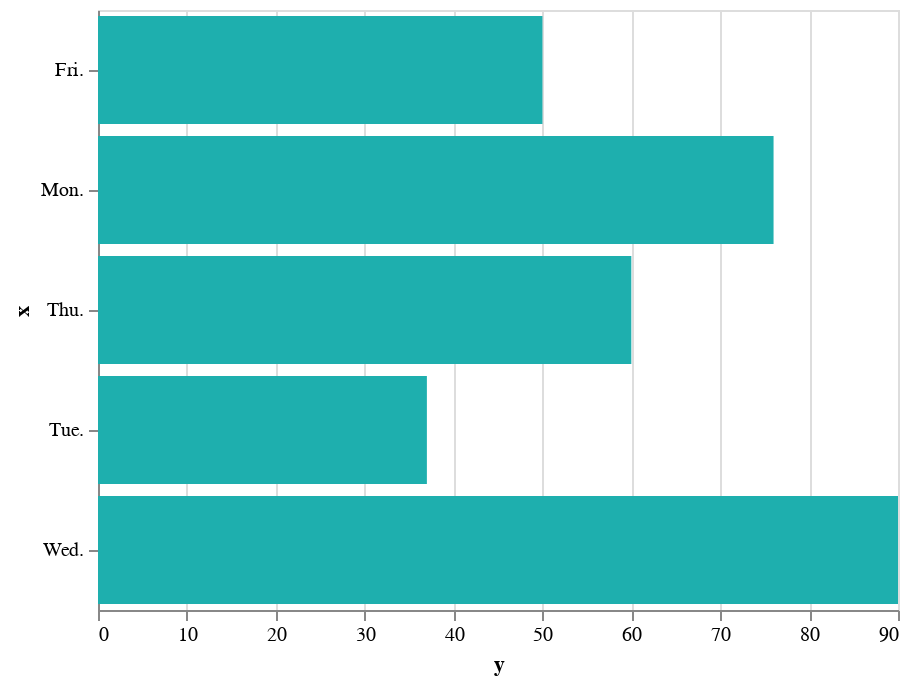

Notebook code cell kept with this figure:
### Code cell
alt.Chart(d1).mark_bar().encode(
    x='y', #交换x和y
    y='x'
)

### Figure 1 — Vega-Lite specification as saved in the notebook (floating-point values rounded to 4 significant figures)
{"config": {"view": {"height": 300, "width": 400}, "mark": {"color": "#1eafae"}}, "data": {"name": "data-8d5d1ee392d8e452bad0eca3307d86e5"}, "mark": "bar", "encoding": {"x": {"type": "quantitative", "field": "y"}, "y": {"type": "nominal", "field": "x"}}, "$schema": "https://vega.github.io/schema/vega-lite/v4.0.2.json", "datasets": {"data-8d5d1ee392d8e452bad0eca3307d86e5": [{"x": "Mon.", "y": 76, "z": 37, "h": 3, "k": "a"}, {"x": "Tue.", "y": 37, "z": 46, "h": 1, "k": "a"}, {"x": "Wed.", "y": 90, "z": 53, "h": 5, "k": "c"}, {"x": "Thu.", "y": 60, "z": 81, "h": 4, "k": "d"}, {"x": "Fri.", "y": 50, "z": 60, "h": 2, "k": "c"}]}}
